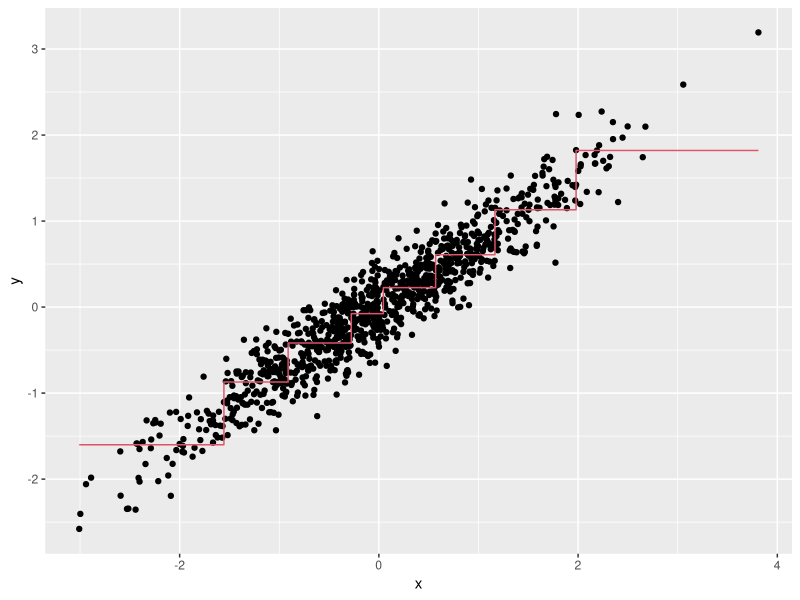
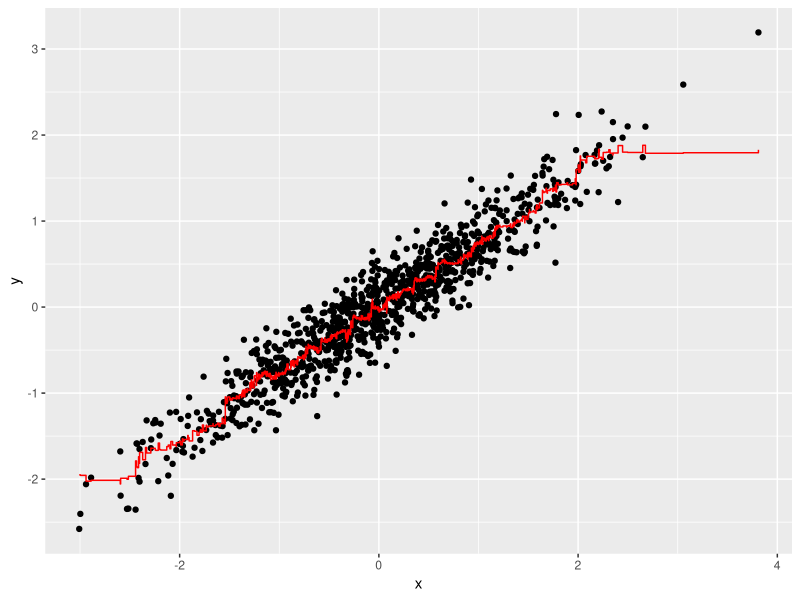
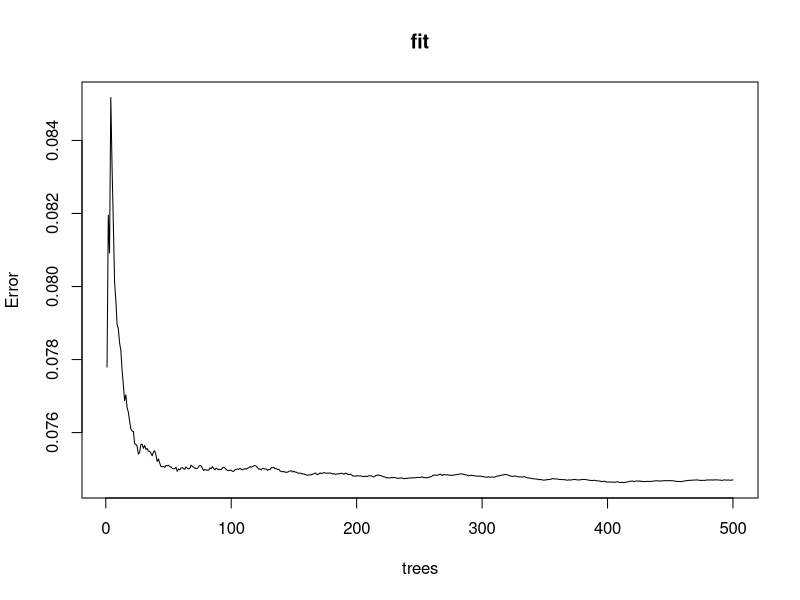

Write R code to recreate these figures, in order.
library(rpart)
n <- 1000
sigma <- 0.25
# set.seed(1) # if using R 3.5 or ealier
set.seed(1, sample.kind = "Rounding") # if using R 3.6 or later
x <- rnorm(n, 0, 1)
y <- 0.75 * x + rnorm(n, 0, sigma)
dat <- data.frame(x = x, y = y)

fit <- rpart(y ~ ., data = dat)

fit

library(tidyverse)

dat %>% 
  mutate(y_hat = predict(fit)) %>% 
  ggplot() +
  geom_point(aes(x, y)) + geom_step(aes(x, y_hat), col=2)

library(randomForest)
fit <- randomForest(y ~ x, data = dat, nodesize =50, maxnodes = 25) 
  dat %>% 
  mutate(y_hat = predict(fit)) %>% 
  ggplot() +
  geom_point(aes(x, y)) +
  geom_step(aes(x, y_hat), col = "red")

  plot(fit)  

  ?randomForest  
  